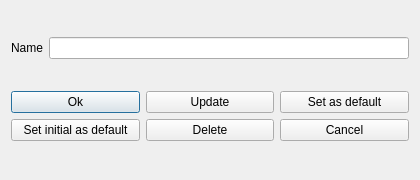
<?xml version="1.0" encoding="UTF-8"?>
<ui version="4.0">
 <class>DialogDisplayPresets</class>
 <widget class="QDialog" name="DialogDisplayPresets">
  <property name="geometry">
   <rect>
    <x>0</x>
    <y>0</y>
    <width>420</width>
    <height>180</height>
   </rect>
  </property>
  <property name="windowTitle">
   <string>Display preset</string>
  </property>
  <property name="modal">
   <bool>true</bool>
  </property>
  <layout class="QVBoxLayout" name="verticalLayout">
   <item>
    <layout class="QGridLayout" name="gridLayout_name">
     <item row="0" column="0">
      <widget class="QLabel" name="label_displayPresetName">
       <property name="text">
        <string>Name</string>
       </property>
      </widget>
     </item>
     <item row="0" column="1">
      <widget class="QLineEdit" name="lineEdit_displayPresetName">
       <property name="minimumSize">
        <size>
         <width>240</width>
         <height>0</height>
        </size>
       </property>
      </widget>
     </item>
    </layout>
   </item>
   <item>
    <layout class="QGridLayout" name="gridLayout_buttons">
     <item row="0" column="0">
      <widget class="QPushButton" name="okButton">
       <property name="text">
        <string>Ok</string>
       </property>
      </widget>
     </item>
     <item row="0" column="1">
      <widget class="QPushButton" name="updateButton">
       <property name="text">
        <string>Update</string>
       </property>
      </widget>
     </item>
     <item row="0" column="2">
      <widget class="QPushButton" name="defaultButton">
       <property name="text">
        <string>Set as default</string>
       </property>
      </widget>
     </item>
     <item row="1" column="0">
      <widget class="QPushButton" name="initialPresetButton">
       <property name="text">
        <string>Set initial as default</string>
       </property>
      </widget>
     </item>
     <item row="1" column="1">
      <widget class="QPushButton" name="deleteButton">
       <property name="text">
        <string>Delete</string>
       </property>
      </widget>
     </item>
     <item row="1" column="2">
      <widget class="QPushButton" name="cancelButton">
       <property name="text">
        <string>Cancel</string>
       </property>
      </widget>
     </item>
    </layout>
   </item>
  </layout>
 </widget>
 <resources>
  <include location="../../../openscantools.qrc"/>
 </resources>
 <connections/>
</ui>
